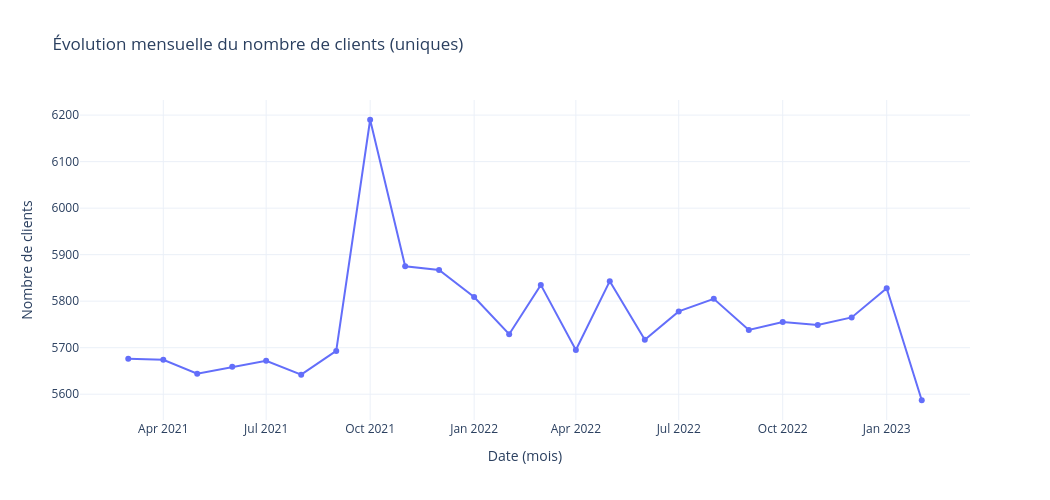

The cell this chart's notebook holds for it:
### Code cell
figure3=px.line(
    df_clients_par_mois,
    x='date',
    y='Nombre de clients',
    markers=True,
    title='Évolution mensuelle du nombre de clients (uniques)',
    labels={
        'date': 'Date (mois)'
    }
)

figure3.update_layout(
    template='plotly_white',
    hovermode='x unified',
    width=1050,
    height=500
)

figure3.show()

### Figure 1 — Plotly figure (JSON) as saved in the notebook; plotly's stock layout.template omitted (floating-point values rounded to 4 significant figures)
{"data": [{"hovertemplate": "Date (mois)=%{x}<br>Nombre de clients=%{y}<extra></extra>", "legendgroup": "", "line": {"color": "#636efa", "dash": "solid"}, "marker": {"symbol": "circle"}, "mode": "lines+markers", "name": "", "orientation": "v", "showlegend": false, "type": "scatter", "x": ["2021-03-01T00:00:00.000000000", "2021-04-01T00:00:00.000000000", "2021-05-01T00:00:00.000000000", "2021-06-01T00:00:00.000000000", "2021-07-01T00:00:00.000000000", "2021-08-01T00:00:00.000000000", "2021-09-01T00:00:00.000000000", "2021-10-01T00:00:00.000000000", "2021-11-01T00:00:00.000000000", "2021-12-01T00:00:00.000000000", "2022-01-01T00:00:00.000000000", "2022-02-01T00:00:00.000000000", "2022-03-01T00:00:00.000000000", "2022-04-01T00:00:00.000000000", "2022-05-01T00:00:00.000000000", "2022-06-01T00:00:00.000000000", "2022-07-01T00:00:00.000000000", "2022-08-01T00:00:00.000000000", "2022-09-01T00:00:00.000000000", "2022-10-01T00:00:00.000000000", "2022-11-01T00:00:00.000000000", "2022-12-01T00:00:00.000000000", "2023-01-01T00:00:00.000000000", "2023-02-01T00:00:00.000000000"], "xaxis": "x", "y": [5676, 5674, 5644, 5659, 5672, 5642, 5693, 6190, 5875, 5867, 5809, 5729, 5835, 5695, 5843, 5717, 5778, 5805, 5738, 5755, 5749, 5765, 5828, 5587], "yaxis": "y"}], "layout": {"height": 500, "hovermode": "x unified", "legend": {"tracegroupgap": 0}, "title": {"text": "Évolution mensuelle du nombre de clients (uniques)"}, "width": 1050, "xaxis": {"anchor": "y", "domain": [0, 1], "title": {"text": "Date (mois)"}}, "yaxis": {"anchor": "x", "domain": [0, 1], "title": {"text": "Nombre de clients"}}}}
